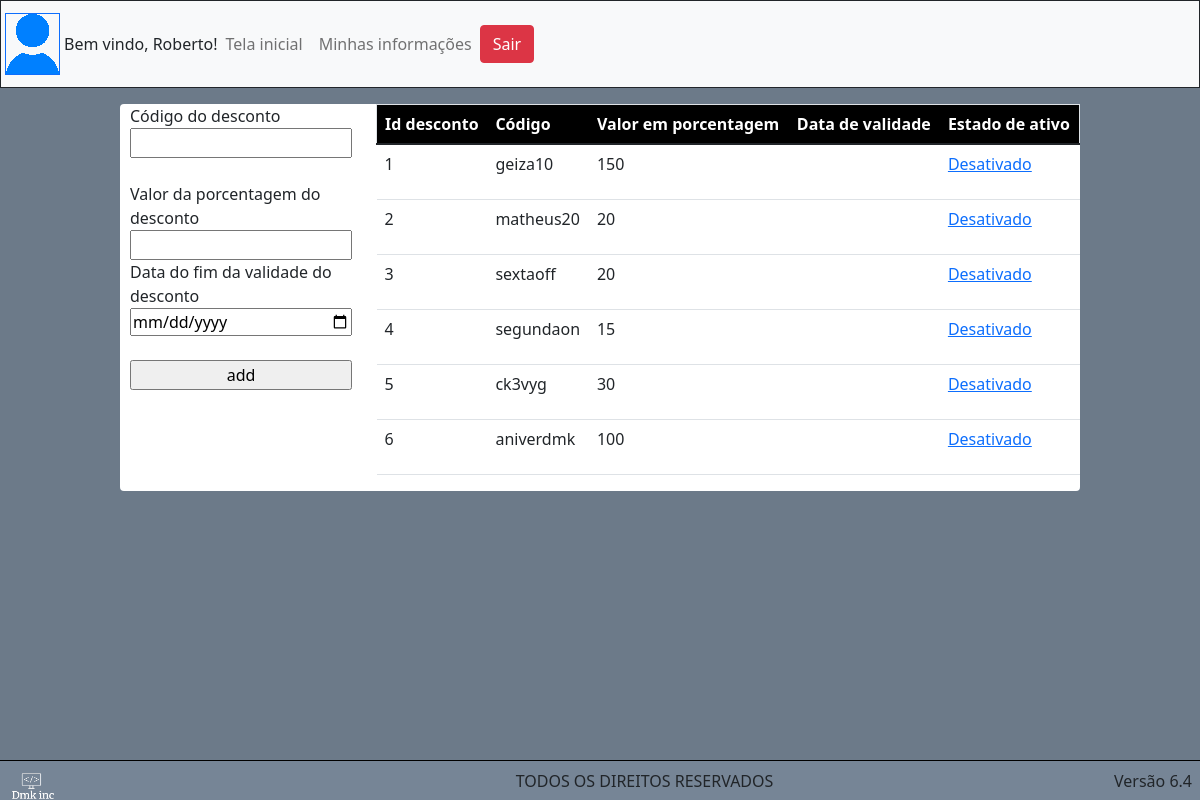
Page /discount.php on the committed database.
### tables this page shows
CREATE TABLE `tb_desconto` (
  `id_desconto` int(11) NOT NULL,
  `cd_desconto` varchar(50) NOT NULL,
  `vl_desconto` decimal(10,0) NOT NULL
);

### php/useFunctions.php (the view, shortened to what this page needs)
<?php
function numberOfDescount(){
  include 'connect.php';
  $sql = "SELECT * FROM tb_desconto ORDER BY id_desconto DESC LIMIT 1";
  $dados = mysqli_query($conection, $sql);
  $linha = mysqli_fetch_assoc($dados);
  return $linha['id_desconto'];
}
function listDescount(){
  include 'connect.php';
  $state = '';
  for($i = 0; $i <= numberOfDescount(); $i++){
      $sql = "SELECT * FROM tb_desconto WHERE id_desconto = $i";
      $dados = mysqli_query($conection, $sql);
      $linha = mysqli_fetch_assoc($dados);
      if(!empty($linha['ds_ativo']) == false){
        $state = 'Desativado';
      } else {
        $state = 'Desativar';
      }
      if($linha != null){
          $result =
          "<tr>
            <td>
              <p>".$linha['id_desconto']."</p>
            </td>
            <td>
              <p>".$linha['cd_desconto']."</p>
            </td>
            <td>
              <p>".$linha['vl_desconto']."</p>
            </td>
            <td>
              <p>".$linha['dt_validade']."</p>
            </td>
            <td>";
          if($state == "Desativado"){
            $result = $result . "<a disabled href = 'php/desconto.php?submit=deactive&descontoID=".$linha['id_desconto']."'>$state </a>";
          } else {
            $result = $result . "<a href = 'php/desconto.php?submit=deactive&descontoID=".$linha['id_desconto']."'>$state </a>";
          }
          $result = $result . "
          </td>
        </tr>";
        echo $result;
      }
  }
}

### Styles/main.css (style rules this page uses)
.container-inicial { width: 100%; height: 100vh; background: #6C7A89; }

### rows in the picture
tb_desconto: tb_desconto.id_desconto "1", tb_desconto.cd_desconto "geiza10", tb_desconto.vl_desconto "150", state "Desativado", tb_desconto.id_desconto "2", tb_desconto.cd_desconto "matheus20", tb_desconto.vl_desconto "20", tb_desconto.id_desconto "3", tb_desconto.cd_desconto "sextaoff", tb_desconto.id_desconto "4", tb_desconto.cd_desconto "segundaon", tb_desconto.vl_desconto "15", tb_desconto.id_desconto "5", tb_desconto.cd_desconto "ck3vyg", tb_desconto.vl_desconto "30", id_desconto "6", cd_desconto "aniverdmk", vl_desconto "100"
